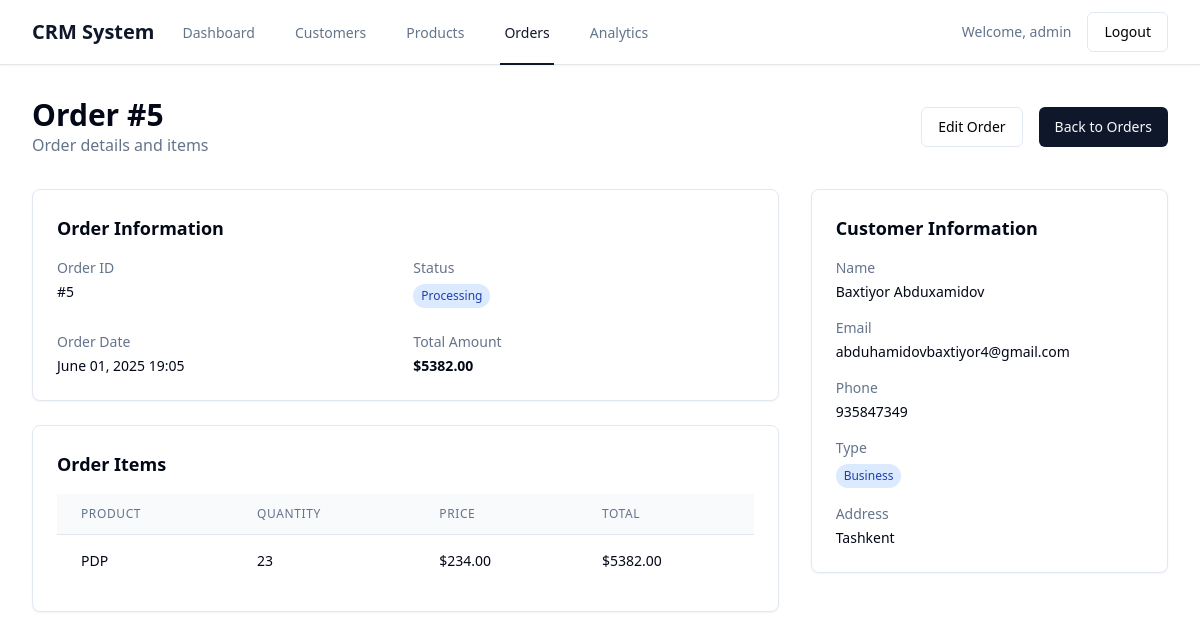
The app's page /orders/5/ (signed in) with its own data.
### app/models.py (models this page shows, shortened)
class Order(models.Model):
    STATUS_CHOICES = [
        ('pending', 'Pending'),
        ('processing', 'Processing'),
        ('shipped', 'Shipped'),
        ('delivered', 'Delivered'),
        ('cancelled', 'Cancelled'),
    ]
    customer = models.ForeignKey(Customer, on_delete=models.CASCADE)
    products = models.ManyToManyField(Product, through='OrderItem')
    status = models.CharField(max_length=20, choices=STATUS_CHOICES, default='pending')
    total_amount = models.DecimalField(max_digits=10, decimal_places=2, default=0)
    order_date = models.DateTimeField(default=timezone.now)
    created_at = models.DateTimeField(auto_now_add=True)
    updated_at = models.DateTimeField(auto_now=True)

class OrderItem(models.Model):
    order = models.ForeignKey(Order, on_delete=models.CASCADE)
    product = models.ForeignKey(Product, on_delete=models.CASCADE)
    quantity = models.PositiveIntegerField(default=1)
    price = models.DecimalField(max_digits=10, decimal_places=2)
    @property
    def total_price(self):
        return self.quantity * self.price

class Product(models.Model):
    CATEGORY_CHOICES = [
        ('electronics', 'Electronics'),
        ('clothing', 'Clothing'),
        ('books', 'Books'),
        ('home', 'Home & Garden'),
        ('sports', 'Sports'),
        ('other', 'Other'),
    ]
    name = models.CharField(max_length=200)
    description = models.TextField()
    price = models.DecimalField(max_digits=10, decimal_places=2)
    category = models.CharField(max_length=20, choices=CATEGORY_CHOICES)
    stock_quantity = models.PositiveIntegerField(default=0)
    created_at = models.DateTimeField(auto_now_add=True)
    updated_at = models.DateTimeField(auto_now=True)

class Customer(models.Model):
    CUSTOMER_TYPES = [
        ('individual', 'Individual'),
        ('business', 'Business'),
    ]
    first_name = models.CharField(max_length=100)
    last_name = models.CharField(max_length=100)
    email = models.EmailField(unique=True)
    phone = models.CharField(max_length=20)
    address = models.TextField()
    customer_type = models.CharField(max_length=20, choices=CUSTOMER_TYPES, default='individual')
    created_at = models.DateTimeField(auto_now_add=True)
    updated_at = models.DateTimeField(auto_now=True)
    @property
    def full_name(self):
        return f"{self.first_name} {self.last_name}"

### app/views.py (the view)
# urls.py: path('orders/<int:pk>/', views.order_detail, name='order_detail'),
@login_required
def order_detail(request, pk):
    order = get_object_or_404(Order, pk=pk)
    return render(request, 'crm/order_detail.html', {'order': order})

### app/templates/crm/order_detail.html (shortened to what this page needs)
{% extends 'base.html' %}
{% block content %}
<div class="mx-auto max-w-7xl px-4 sm:px-6 lg:px-8 py-8">
    <div class="mb-8">
        <div class="flex items-center justify-between">
            <div>
                <h1 class="text-3xl font-bold text-foreground">Order #{{ order.id }}</h1>
                <p class="text-muted-foreground">Order details and items</p>
            </div>
            <div class="flex space-x-4">
                <a href="{% url 'order_edit' order.pk %}" class="inline-flex items-center justify-center rounded-md text-sm font-medium ring-offset-background transition-colors focus-visible:outline-none focus-visible:ring-2 focus-visible:ring-ring focus-visible:ring-offset-2 disabled:pointer-events-none disabled:opacity-50 border border-input bg-background hover:bg-accent hover:text-accent-foreground h-10 px-4 py-2">
                    Edit Order
                </a>
                <a href="{% url 'order_list' %}" class="inline-flex items-center justify-center rounded-md text-sm font-medium ring-offset-background transition-colors focus-visible:outline-none focus-visible:ring-2 focus-visible:ring-ring focus-visible:ring-offset-2 disabled:pointer-events-none disabled:opacity-50 bg-primary text-primary-foreground hover:bg-primary/90 h-10 px-4 py-2">
                    Back to Orders
                </a>
            </div>
        </div>
    </div>
    <div class="grid grid-cols-1 lg:grid-cols-3 gap-8">
        <div class="lg:col-span-2">
            <div class="rounded-lg border border-border bg-card text-card-foreground shadow-sm p-6 mb-6">
                <h3 class="text-lg font-semibold text-foreground mb-4">Order Information</h3>
                <dl class="grid grid-cols-1 gap-x-4 gap-y-6 sm:grid-cols-2">
                    <div>
                        <dt class="text-sm font-medium text-muted-foreground">Order ID</dt>
                        <dd class="mt-1 text-sm text-foreground">#{{ order.id }}</dd>
                    </div>
                    <div>
                        <dt class="text-sm font-medium text-muted-foreground">Status</dt>
                        <dd class="mt-1">
                            <span class="inline-flex items-center rounded-full px-2 py-1 text-xs font-medium
                                {% if order.status == 'pending' %}bg-yellow-100 text-yellow-800
                                {% elif order.status == 'processing' %}bg-blue-100 text-blue-800
                                {% elif order.status == 'shipped' %}bg-purple-100 text-purple-800
                                {% elif order.status == 'delivered' %}bg-green-100 text-green-800
                                {% else %}bg-red-100 text-red-800{% endif %}">
                                {{ order.get_status_display }}
                            </span>
                        </dd>
                    </div>
                    <div>
                        <dt class="text-sm font-medium text-muted-foreground">Order Date</dt>
                        <dd class="mt-1 text-sm text-foreground">{{ order.order_date|date:"F d, Y H:i" }}</dd>
                    </div>
                    <div>
                        <dt class="text-sm font-medium text-muted-foreground">Total Amount</dt>
                        <dd class="mt-1 text-sm font-semibold text-foreground">${{ order.total_amount|floatformat:2 }}</dd>
                    </div>
                </dl>
            </div>
            <div class="rounded-lg border border-border bg-card text-card-foreground shadow-sm p-6">
                <h3 class="text-lg font-semibold text-foreground mb-4">Order Items</h3>
                {% if order.orderitem_set.all %}
                <div class="overflow-hidden">
                    <table class="min-w-full divide-y divide-border">
                        <thead class="bg-muted/50">
                            <tr>
                                <th scope="col" class="px-6 py-3 text-left text-xs font-medium text-muted-foreground uppercase tracking-wider">Product</th>
                                <th scope="col" class="px-6 py-3 text-left text-xs font-medium text-muted-foreground uppercase tracking-wider">Quantity</th>
                                <th scope="col" class="px-6 py-3 text-left text-xs font-medium text-muted-foreground uppercase tracking-wider">Price</th>
                                <th scope="col" class="px-6 py-3 text-left text-xs font-medium text-muted-foreground uppercase tracking-wider">Total</th>
                            </tr>
                        </thead>
                        <tbody class="bg-card divide-y divide-border">
                            {% for item in order.orderitem_set.all %}
                            <tr>
                                <td class="px-6 py-4 whitespace-nowrap text-sm font-medium text-foreground">
                                    {{ item.product.name }}
                                </td>
                                <td class="px-6 py-4 whitespace-nowrap text-sm text-foreground">
                                    {{ item.quantity }}
                                </td>
                                <td class="px-6 py-4 whitespace-nowrap text-sm text-foreground">
                                    ${{ item.price|floatformat:2 }}
                                </td>
                                <td class="px-6 py-4 whitespace-nowrap text-sm font-medium text-foreground">
                                    ${{ item.total_price|floatformat:2 }}
                                </td>
                            </tr>
                            {% endfor %}
                        </tbody>
                    </table>
                </div>
                {% endif %}
            </div>
        </div>
        <div>
            <div class="rounded-lg border border-border bg-card text-card-foreground shadow-sm p-6">
                <h3 class="text-lg font-semibold text-foreground mb-4">Customer Information</h3>
                <div class="space-y-4">
                    <div>
                        <dt class="text-sm font-medium text-muted-foreground">Name</dt>
                        <dd class="mt-1 text-sm text-foreground">{{ order.customer.full_name }}</dd>
                    </div>
                    <div>
                        <dt class="text-sm font-medium text-muted-foreground">Email</dt>
                        <dd class="mt-1 text-sm text-foreground">{{ order.customer.email }}</dd>
                    </div>
                    <div>
                        <dt class="text-sm font-medium text-muted-foreground">Phone</dt>
                        <dd class="mt-1 text-sm text-foreground">{{ order.customer.phone }}</dd>
                    </div>
                    <div>
                        <dt class="text-sm font-medium text-muted-foreground">Type</dt>
                        <dd class="mt-1">
                            <span class="inline-flex items-center rounded-full px-2 py-1 text-xs font-medium
                                {% if order.customer.customer_type == 'business' %}bg-blue-100 text-blue-800{% else %}bg-green-100 text-green-800{% endif %}">
                                {{ order.customer.get_customer_type_display }}
                            </span>
                        </dd>
                    </div>
                    <div>
                        <dt class="text-sm font-medium text-muted-foreground">Address</dt>
                        <dd class="mt-1 text-sm text-foreground">{{ order.customer.address }}</dd>
                    </div>
                </div>
            </div>
        </div>
    </div>
</div>
{% endblock %}

### app/templates/base.html (shortened to what this page needs)
<!DOCTYPE html>
<html lang="en" class="h-full bg-background">
<head>
    <script src="https://cdn.tailwindcss.com"></script>
</head>
<body class="h-full">
    <div class="min-h-full">
        {% if user.is_authenticated %}
        <nav class="bg-white shadow-sm border-b">
            <div class="mx-auto max-w-7xl px-4 sm:px-6 lg:px-8">
                <div class="flex h-16 justify-between">
                    <div class="flex">
                        <div class="flex flex-shrink-0 items-center">
                            <h1 class="text-xl font-bold text-primary">CRM System</h1>
                        </div>
                        <div class="hidden sm:-my-px sm:ml-6 sm:flex sm:space-x-8">
                            <a href="{% url 'dashboard' %}" class="{% if request.resolver_match.url_name == 'dashboard' %}border-primary text-primary{% else %}border-transparent text-muted-foreground hover:border-gray-300 hover:text-gray-700{% endif %} inline-flex items-center border-b-2 px-1 pt-1 text-sm font-medium">
                                Dashboard
                            </a>
                            <a href="{% url 'customer_list' %}" class="{% if 'customer' in request.resolver_match.url_name %}border-primary text-primary{% else %}border-transparent text-muted-foreground hover:border-gray-300 hover:text-gray-700{% endif %} inline-flex items-center border-b-2 px-1 pt-1 text-sm font-medium">
                                Customers
                            </a>
                            <a href="{% url 'product_list' %}" class="{% if 'product' in request.resolver_match.url_name %}border-primary text-primary{% else %}border-transparent text-muted-foreground hover:border-gray-300 hover:text-gray-700{% endif %} inline-flex items-center border-b-2 px-1 pt-1 text-sm font-medium">
                                Products
                            </a>
                            <a href="{% url 'order_list' %}" class="{% if 'order' in request.resolver_match.url_name %}border-primary text-primary{% else %}border-transparent text-muted-foreground hover:border-gray-300 hover:text-gray-700{% endif %} inline-flex items-center border-b-2 px-1 pt-1 text-sm font-medium">
                                Orders
                            </a>
                            <a href="{% url 'analytics' %}" class="{% if request.resolver_match.url_name == 'analytics' %}border-primary text-primary{% else %}border-transparent text-muted-foreground hover:border-gray-300 hover:text-gray-700{% endif %} inline-flex items-center border-b-2 px-1 pt-1 text-sm font-medium">
                                Analytics
                            </a>
                        </div>
                    </div>
                    <div class="hidden sm:ml-6 sm:flex sm:items-center">
                        <div class="relative ml-3">
                            <div class="flex items-center space-x-4">
                                <span class="text-sm text-muted-foreground">Welcome, {{ user.username }}</span>
                                <a href="{% url 'logout' %}" class="inline-flex items-center justify-center rounded-md text-sm font-medium ring-offset-background transition-colors focus-visible:outline-none focus-visible:ring-2 focus-visible:ring-ring focus-visible:ring-offset-2 disabled:pointer-events-none disabled:opacity-50 border border-input bg-background hover:bg-accent hover:text-accent-foreground h-10 px-4 py-2">
                                    Logout
                                </a>
                            </div>
                        </div>
                    </div>
                </div>
            </div>
        </nav>
        {% endif %}
        <main>
            {% block content %}
            {% endblock %}
        </main>
    </div>
</body>
</html>

### records on screen
Order: id "5", status "Processing", order_date "June 01, 2025 19:05", total_amount "5382.00", customer.full_name "Baxtiyor Abduxamidov", customer.email "abduhamidovbaxtiyor4@gmail.com", customer.phone "935847349", customer.customer_type "Business", customer.address "Tashkent"
OrderItem: product.name "PDP", quantity "23", price "234.00", total_price "5382.00"

### other values on screen
{{ user.username }} "admin"
